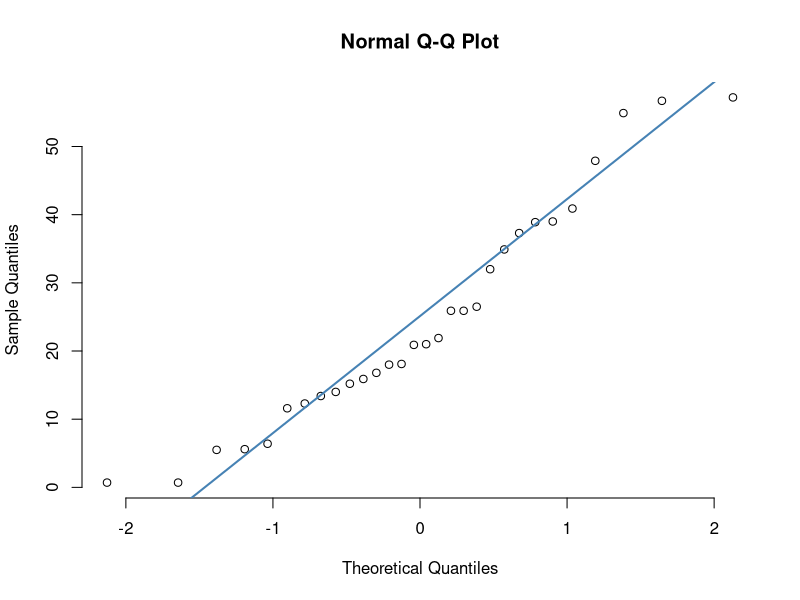
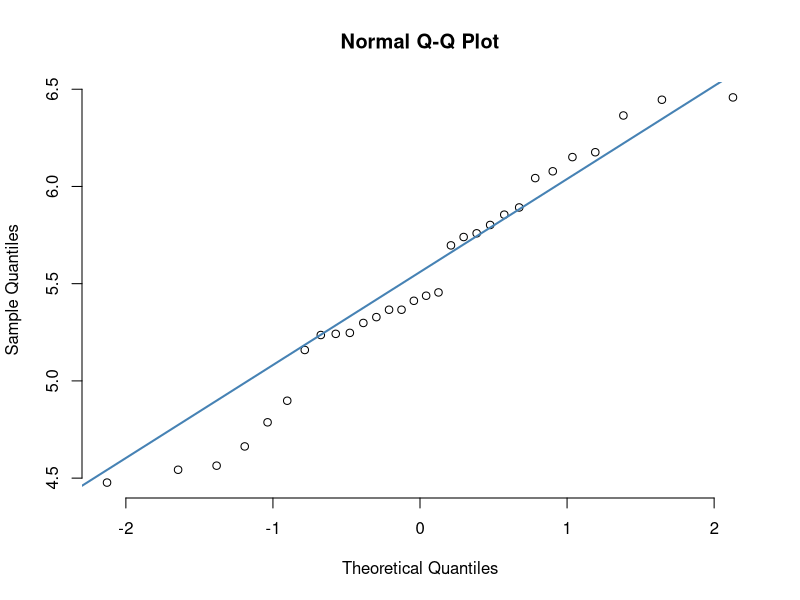
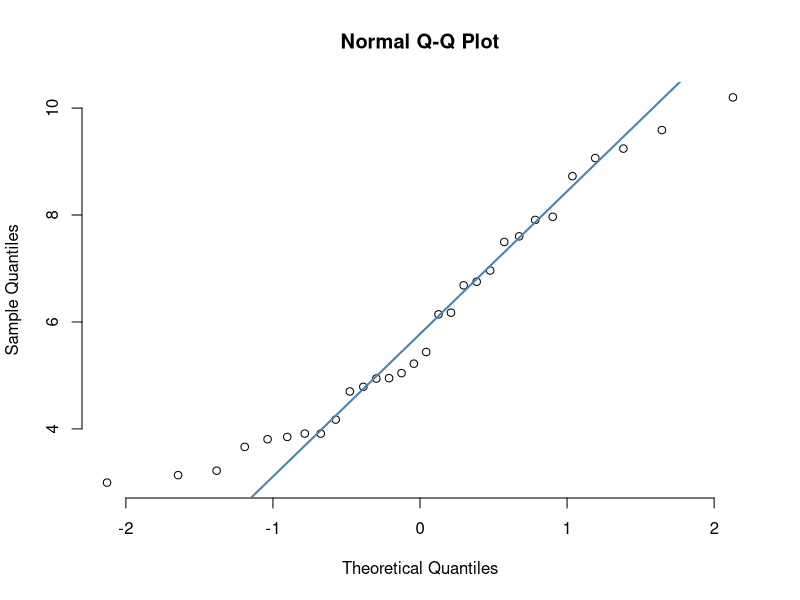
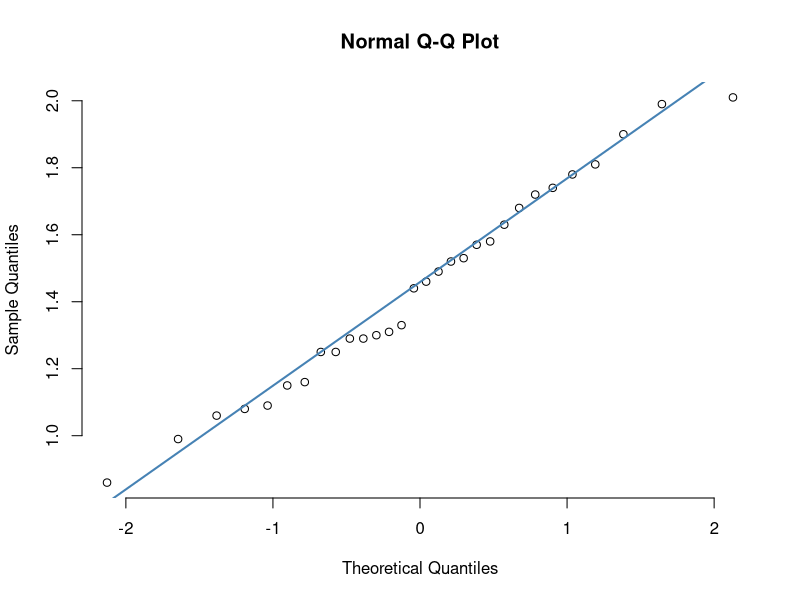
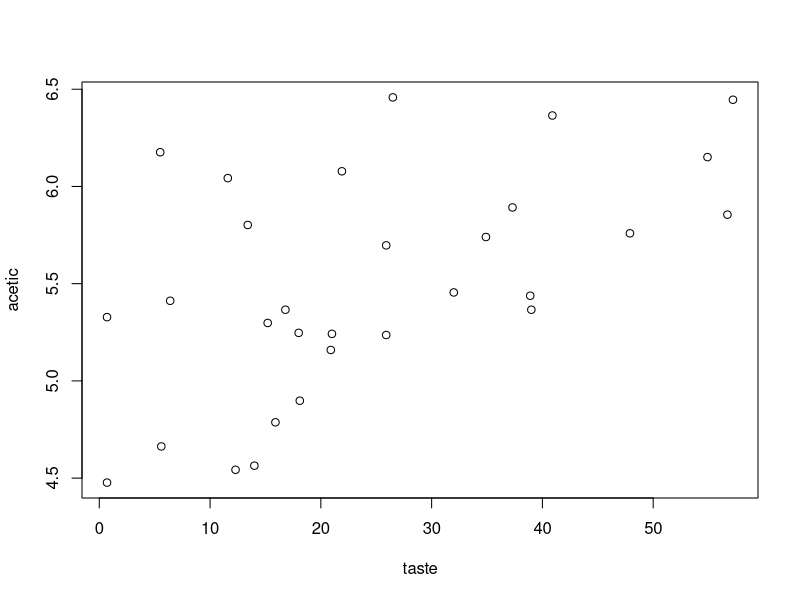
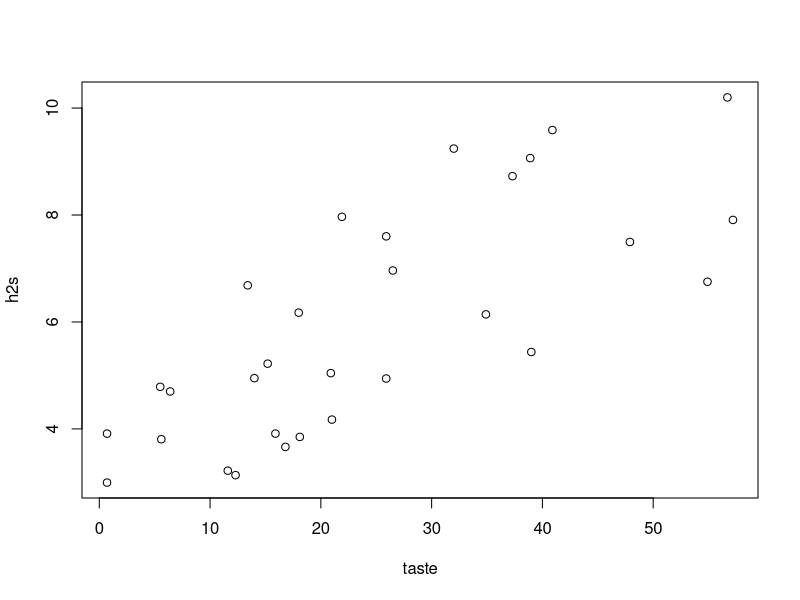
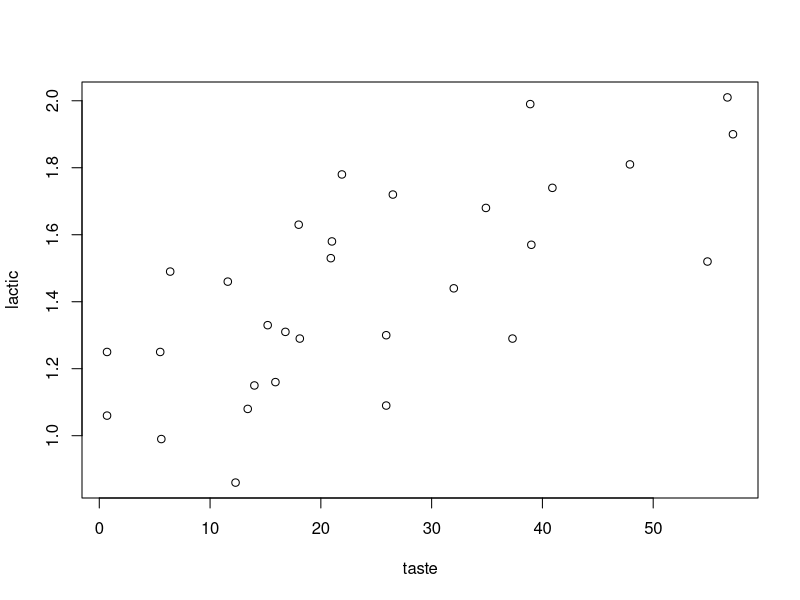
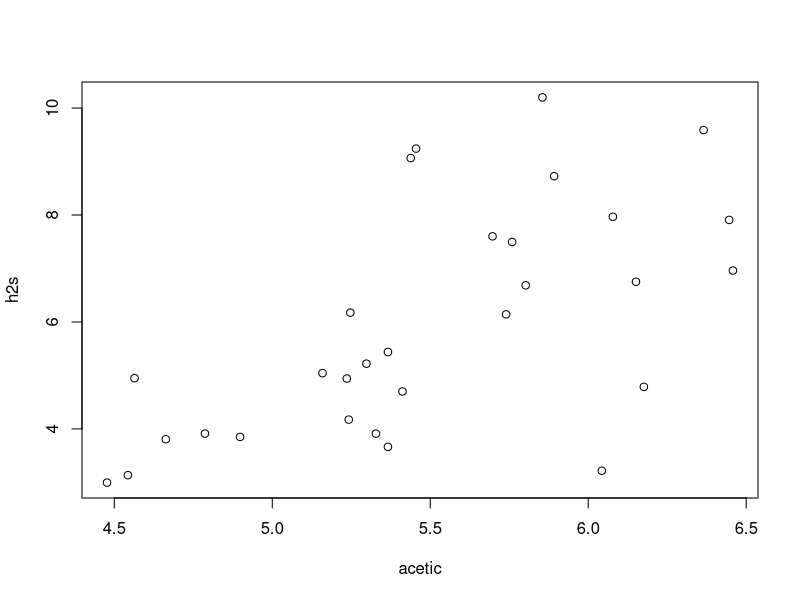

The R script that drew these images, in order:
## ---- chunk 1
knitr::opts_chunk$set(echo = FALSE, warning=FALSE)
## ---- chunk 2
setwd(getwd())

library(readxl)
loss <- read_excel("./ex11-53cheese.xls")

taste = loss$taste
acetic = loss$acetic
h2s = loss$h2s
lactic = loss$lactic

## ---- chunk 3
stem(taste)
qqnorm(taste, pch = 1, frame = FALSE)
qqline(taste, col = "steelblue", lwd = 2)
## ---- chunk 4
stem(acetic)
qqnorm(acetic, pch = 1, frame = FALSE)
qqline(acetic, col = "steelblue", lwd = 2)
## ---- chunk 5
stem(h2s)
qqnorm(h2s, pch = 1, frame = FALSE)
qqline(h2s, col = "steelblue", lwd = 2)
## ---- chunk 6
stem(lactic)
qqnorm(lactic, pch = 1, frame = FALSE)
qqline(lactic, col = "steelblue", lwd = 2)
## ---- chunk 7
plot(taste, acetic)
res = summary(aov(acetic~taste))
## ---- chunk 8
plot(taste, h2s)
res = summary(aov(h2s~taste))
## ---- chunk 9
plot(taste, lactic)
res = summary(aov(lactic~taste))
## ---- chunk 10
plot(acetic, h2s)
res = summary(aov(acetic~h2s))
## ---- chunk 11
plot(acetic, lactic)
res = summary(aov(acetic~lactic))
## ---- chunk 12
plot(h2s, lactic)
res = summary(aov(h2s~lactic))
## ---- chunk 13
fstats <- c()
pvalues <- c()
rsq <- c()
s <- c()

tamodel <- lm(taste ~ acetic, data = loss)
modelSummary <- summary(tamodel)
fstats <- append(fstats, modelSummary$fstatistic[[1]])
s <- append(s, sqrt(modelSummary$sigma))
rsq <- append(rsq, modelSummary$r.squared)
modelCoeffs <- modelSummary$coefficients
beta <- modelCoeffs["acetic", "Estimate"]
se <- modelCoeffs["acetic", "Std. Error"]
t_value <- beta/se
#p_value <- 2*pt(-abs(t_value), df=nrow(loss) - 3)
p_value <- modelSummary[["coefficients"]][8]
pvalues <- append(pvalues, p_value)
## ---- chunk 14
Taste_Acetic <- lm(taste ~ acetic, data = loss)
modelSummary <- summary(Taste_Acetic)
hist(Taste_Acetic$residuals, pch = 16, col = "red", main = "A: Histogram of Residuals")

predictedy <- Taste_Acetic$fitted.values
plot(acetic,taste, main = "B: Least Squares of Taste v. Acetic")
abline(Taste_Acetic$coefficients["(Intercept)"], Taste_Acetic$coefficients["acetic"])

plot(Taste_Acetic$residuals, h2s, main = "C: Residuals v. H2S")
plot(Taste_Acetic$residuals, lactic, main = "D: Residuals v. Lactic")
## ---- chunk 15
tamodel <- lm(taste ~ h2s, data = loss)
modelSummary <- summary(tamodel)
fstats <- append(fstats, modelSummary$fstatistic[[1]])
rsq <- append(rsq, modelSummary$r.squared)
s <- append(s, sqrt(modelSummary$sigma))
modelCoeffs <- modelSummary$coefficients
beta <- modelCoeffs["h2s", "Estimate"]
se <- modelCoeffs["h2s", "Std. Error"]
t_value_h2s <- beta/se
#p_value <- 2*pt(-abs(t_value), df=nrow(loss) - 3)
p_value_h2s <- modelSummary[["coefficients"]][8]
pvalues <- append(pvalues, p_value_h2s)
## ---- chunk 16
Taste_H2s <- lm(taste ~ h2s, data = loss)
modelSummary <- summary(Taste_H2s)
hist(Taste_H2s$residuals, pch = 16, col = "red", main = "A: Histogram of Residuals")

predictedy <- Taste_H2s$fitted.values
plot(h2s,taste, main = "B: Least Squares of Taste v. H2S")
abline(Taste_H2s$coefficients["(Intercept)"], Taste_H2s$coefficients["h2s"])

plot(Taste_H2s$residuals, acetic, main = "C: Residuals v. Acetic")
plot(Taste_H2s$residuals, lactic, main = "D: Residuals v. Lactic")
## ---- chunk 17
tamodel <- lm(taste ~ lactic, data = loss)
modelSummary <- summary(tamodel)
fstats <- append(fstats, modelSummary$fstatistic[[1]])
rsq <- append(rsq, modelSummary$r.squared)
s <- append(s, sqrt(modelSummary$sigma))
modelCoeffs <- modelSummary$coefficients
beta <- modelCoeffs["lactic", "Estimate"]
se <- modelCoeffs["lactic", "Std. Error"]
t_value_lactic <- beta/se
#p_value <- 2*pt(-abs(t_value), df=nrow(loss) - 3)
p_value_lactic <- modelSummary[["coefficients"]][8]
pvalues <- append(pvalues, p_value_lactic)
## ---- chunk 18
Taste_L <- lm(taste ~ lactic, data = loss)
modelSummary <- summary(Taste_L)
hist(Taste_L$residuals, pch = 16, col = "red", main = "A: Histogram of Residuals")

predictedy <- Taste_L$fitted.values
plot(lactic,taste, main = "B: Least Squares of Taste v. Lactic")
abline(Taste_L$coefficients["(Intercept)"], Taste_L$coefficients["lactic"])

plot(Taste_L$residuals, acetic, main = "C: Residuals v. Acetic")
plot(Taste_L$residuals, h2s, main = "D: Residuals v. H2S")
## ---- chunk 19
compTable = data.frame("F statistic"=fstats, "P-value"=pvalues, "R-squared"=rsq, "s"=s)
knitr::kable(compTable)
## ---- chunk 20
tamodel <- lm(taste ~ acetic + h2s, data = loss)
modelSummary <- summary(tamodel)
modelCoeffs <- modelSummary$coefficients

beta <- modelCoeffs["acetic", "Estimate"]
beta2 <- modelCoeffs["h2s", "Estimate"] 

se <- modelCoeffs["acetic", "Std. Error"]
se2 <- modelCoeffs["h2s", "Std. Error"]

t_value <- beta/se #what to do with second values?
p_value <- 2*pt(-abs(t_value), df=nrow(loss) - 4)
## ---- chunk 21
tamodel <- lm(taste ~ h2s + lactic, data = loss)
modelSummary <- summary(tamodel)
modelCoeffs <- modelSummary$coefficients

beta <- modelCoeffs["h2s", "Estimate"]
beta2 <- modelCoeffs["lactic", "Estimate"] 

se <- modelCoeffs["h2s", "Std. Error"]
se2 <- modelCoeffs["lactic", "Std. Error"]

t_value <- beta/se
p_value <- 2*pt(-abs(t_value), df=nrow(loss) - 4)


t_value2 <- beta2/se2
p_value2 <- 2*pt(-abs(t_value2), df=nrow(loss) - 4)

p_value_total <- pf(modelSummary$fstatistic[1],modelSummary$fstatistic[2],modelSummary$fstatistic[3],lower.tail=FALSE)
## ---- chunk 22
tamodel <- lm(taste ~ acetic + h2s + lactic, data = loss)
modelSummary <- summary(tamodel)
modelCoeffs <- modelSummary$coefficients

f <- summary(tamodel)$fstatistic
p_value <- pf(f[1],f[2],f[3],lower.tail=F)
## ---- chunk 23
plot(tamodel, which=2)
## ---- chunk 24
plot(tamodel, which=1)
